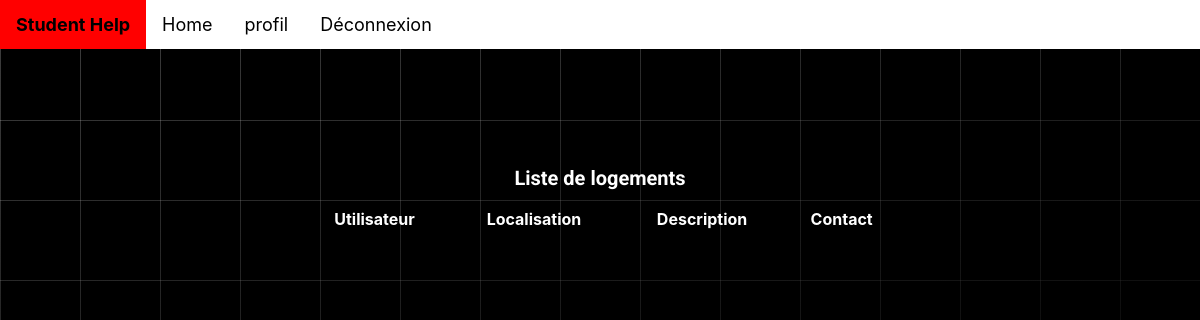
The app's page /posts/liste_logement/, older data.
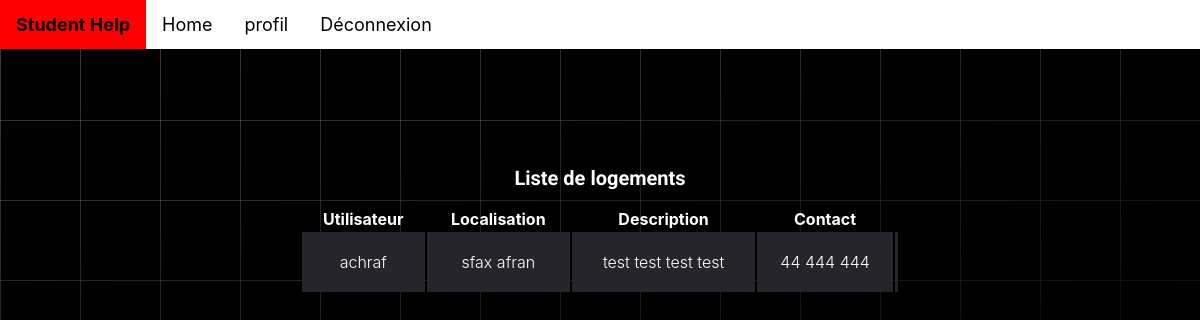
The same page, newer data.
### posts/models.py (models this page shows, shortened)
class Poste(models.Model):
    TYPE_CHOICES = [('0', 'offre'), ('1', 'demande')]
    type = models.CharField(max_length=1, choices=TYPE_CHOICES)
    date = models.DateField(null=True, default=date.today)
    user = models.ForeignKey(User, on_delete=models.CASCADE, null=True)
    image = models.ImageField(blank=True)

### student/models.py (models this page shows, shortened)
class Logement(Poste):
    localisation = models.CharField(max_length=50)
    description = models.CharField(max_length=100)
    contactinfo = models.CharField(max_length=100)

### posts/views.py (the view)
# urls.py: path('liste_logement/',ListPostLogement.as_view(), name='listLog'),
class ListPostLogement(ListView):
    model = Poste
    template_name = 'listPosts/liste_logement.html'
    form_class =  LogementForm
    context_object_name = 'liste_logement'

### posts/templates/listPosts/liste_logement.html (shortened to what this page needs)
<!DOCTYPE html>
<html lang="en">
<head>
    <link rel="stylesheet" href="fonts/icomoon/style.css" />
    <link rel="stylesheet" href="css/owl.carousel.min.css" />
    {% extends "student/base.html" %}
    {% block content %}
</head>
<body>
    <div class="content">
        <div class="container">
            <h2 class="mb-5" style="text-align: center;">Liste de logements</h2>
            <div class="table-responsive custom-table-responsive">
                <table class="table custom-table">
                    <thead>
                        <tr>
                            <th scope="col">Utilisateur</th>
                            <th scope="col">Localisation</th>
                            <th scope="col">Description</th>
                            <th scope="col">Contact</th>
                        </tr>
                    </thead>
                    <tbody>
                      {% if liste_logement %}
                          {% for poste in liste_logement %}
                              {% if poste.logement %}
                                  <tr scope="row">
                                    <td>{{ poste.user}}</td>
                                      <td>{{ poste.logement.localisation }}</td>
                                      <td>{{ poste.logement.description }}</td>
                                      <td>{{ poste.logement.contactinfo }}</td>
                                      <td>
                                    </td>
                                  </tr>
                              {% endif %}
                          {% endfor %}
                      {% else %}
                          <tr>
                              <td colspan="6" style="text-align: center;">Pas de transports</td>
                          </tr>
                      {% endif %}
                  </tbody>
                </table>
            </div>
        </div>
    </div>
    {% endblock %}

Row changes from the older to the newer data that the page shows:
added Poste: user "achraf", logement.localisation "sfax afran", logement.description "test test test test", logement.contactinfo "44 444 444"
